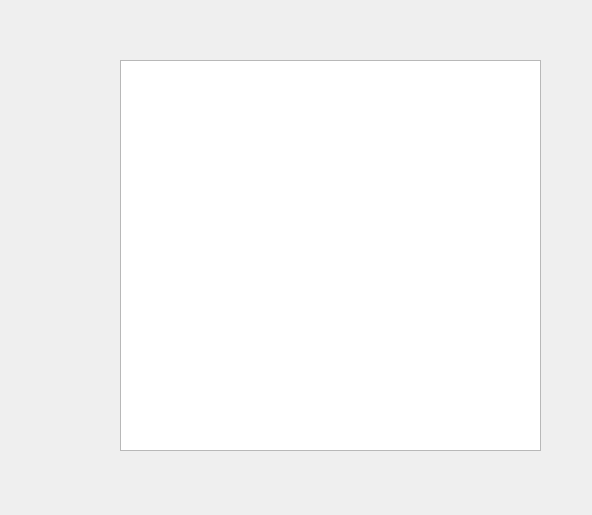
<?xml version="1.0" encoding="UTF-8"?>
<ui version="4.0">
 <class>test_main</class>
 <widget class="QDialog" name="test_main">
  <property name="geometry">
   <rect>
    <x>0</x>
    <y>0</y>
    <width>592</width>
    <height>515</height>
   </rect>
  </property>
  <property name="windowTitle">
   <string>Dialog</string>
  </property>
  <widget class="QTableWidget" name="tableWidget">
   <property name="geometry">
    <rect>
     <x>120</x>
     <y>60</y>
     <width>421</width>
     <height>391</height>
    </rect>
   </property>
  </widget>
 </widget>
 <resources/>
 <connections/>
</ui>
